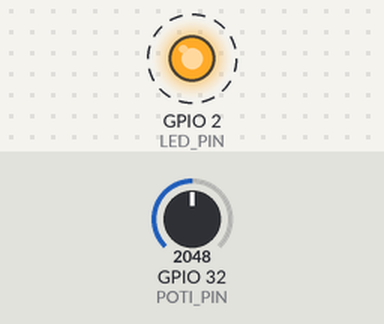
A sketch run on a simulated ESP32. On the bench: output pins drawn as LEDs (lit = HIGH). Dashed ring = blinking. Inputs (shaded band) come from the test bench; at power-on: GPIO 32 (POTI_PIN) = 2048. What the sketch prints to the serial monitor is not drawn.

Above: at 0.5 s.
Timing chart, 0 to 4.6 s (numbered marks = the images above):
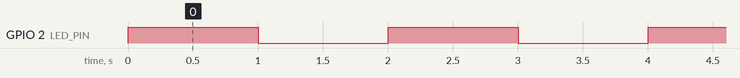

Measured:
- by itself, GPIO 2 (LED_PIN): alternates HIGH for 1.0 s and LOW for 1.0 s

The sketch:

setup_test.ino
```cpp
/////////////////////////////////////////////////////////////////////////////////////////////////////////////////
// 1_2_ESP32 setup:
// Basic ESP32 hardware setup with GPIO pins.
// Make LED blink and output potentiometer values via Serial.
//
// hands on:
//    - Mount the ESP32 on the breadboard and connect the potentiometer to the correct pins (see ESP_poti.png)
//    - Observe how the sketch code shows the potentiometer values in the Serial Monitor (turn the potentiometer)
/////////////////////////////////////////////////////////////////////////////////////////////////////////////////


// Defines the GPIO pin number in the code.
const int LED_PIN = 2;
const int POTI_PIN = 32;


// setup() starts automatically as soon as the ESP32 is powered.
void setup() {
  // start the Serial Monitor with Baudrate: 115200 bits per second
  Serial.begin(115200);
  // Sets the respective GPIO pin mode: Input = receive values, Output = send values.
  pinMode(LED_PIN, OUTPUT);
  pinMode(POTI_PIN, INPUT);
}


// after setup(), loop() starts automatically and repeats infinitely (until the ESP32 loses power)
void loop() {
  // POTI_PIN: show the measured analog potetiometer value in the serial monitor
  Serial.println(analogRead(POTI_PIN));

  // LED_PIN: always change the output value to the opposite (!x) of the current output value (LED goes on and off)
  digitalWrite(LED_PIN, !digitalRead(LED_PIN));

  // wait 1000 milliseconds
  delay(1000);
}
```
